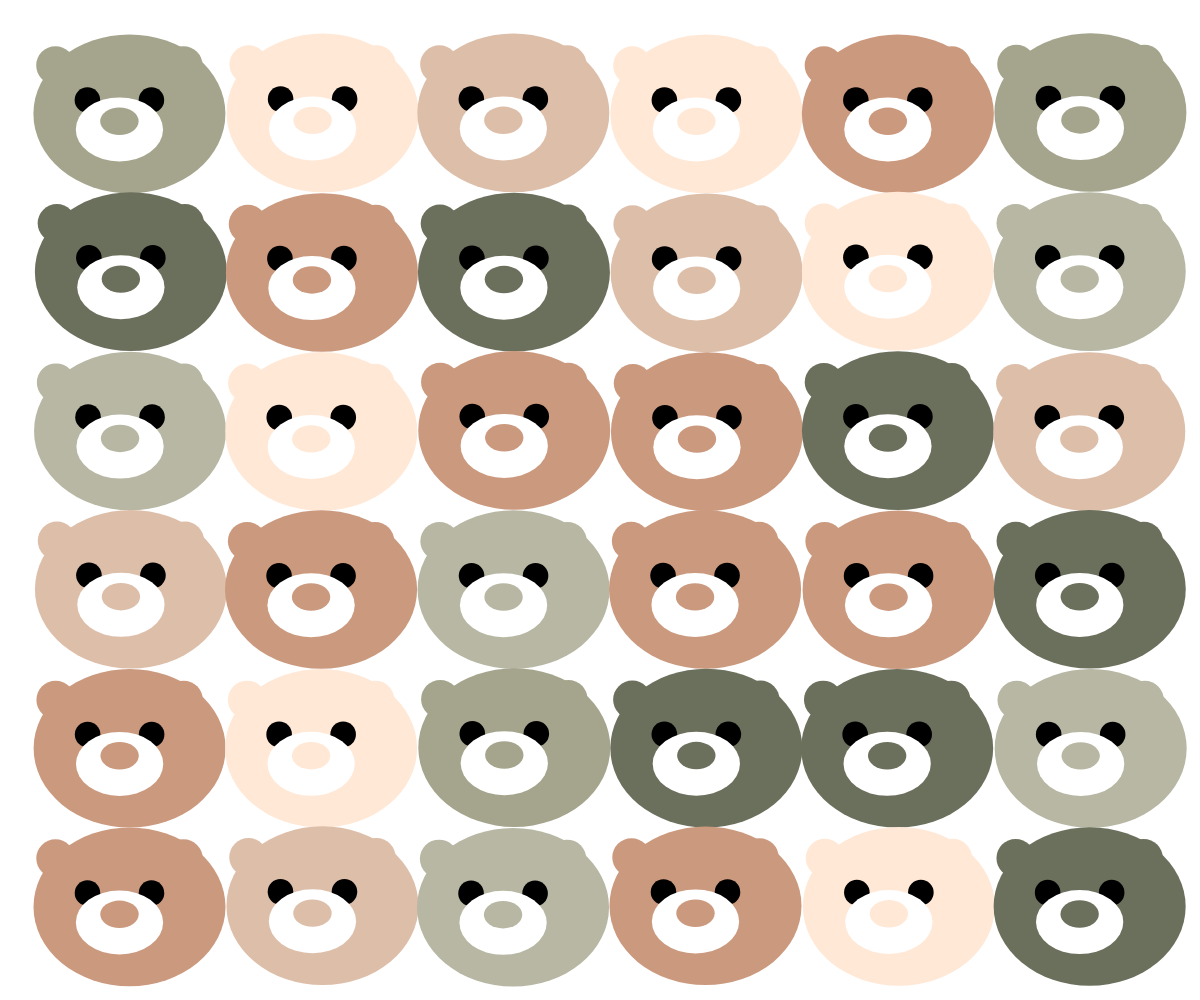
Frame 1 (no input)
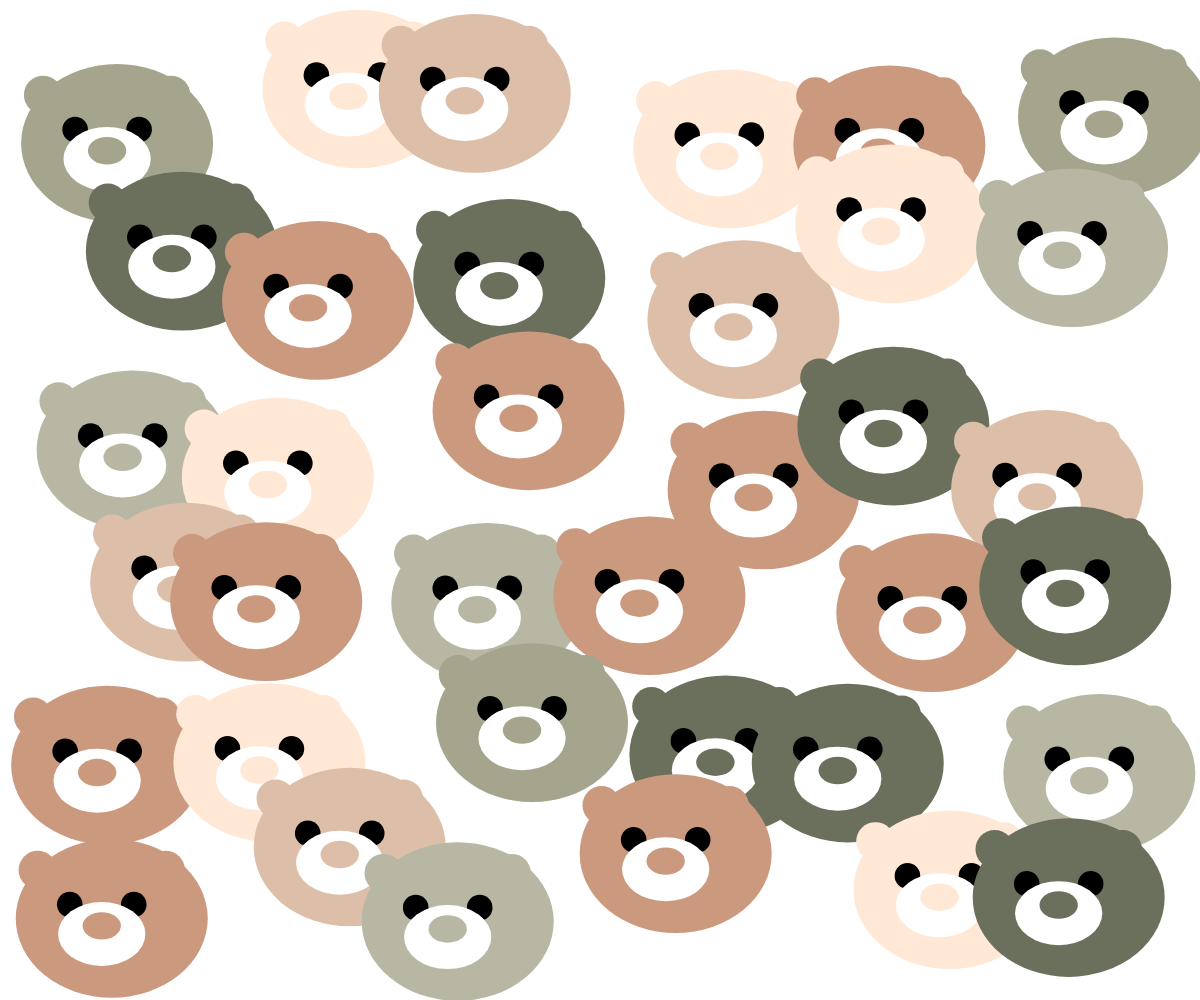
Frame 60 (no input)
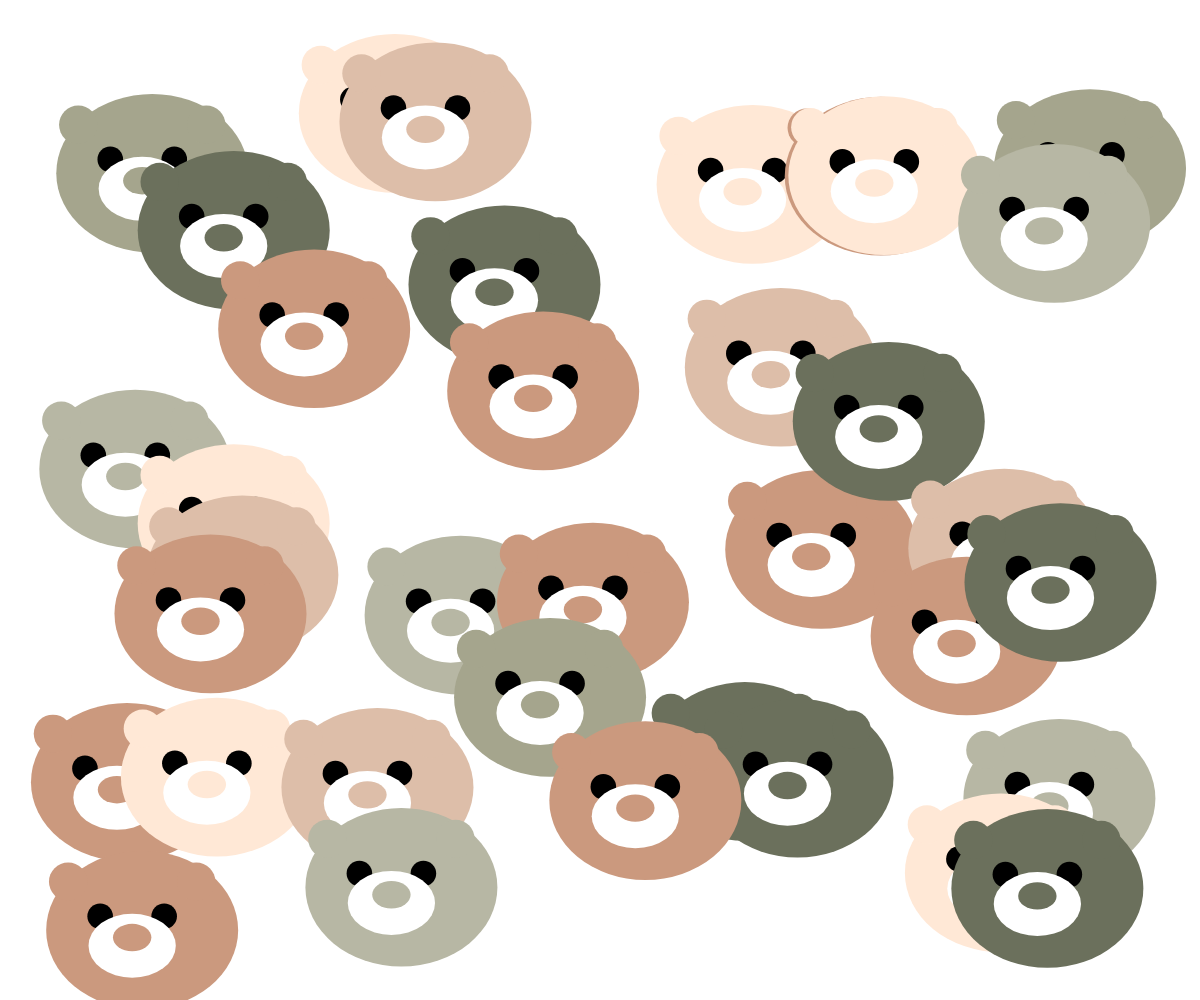
Frame 120 (the mouse pressed at the canvas centre since frame 60)

The p5.js sketch that drew these frames (run headless with seeded random() and noise() and a simulated clock; from frame 60 on, the mouse is pressed at the canvas centre):

// p5.js sketch
// ── sketch.js
let bg = ["ffe8d6"];
let p = ["#cb997e","#ddbea9","#ffe8d6","#b7b7a4","#a5a58d","#6b705c"];

class GridObject {
  constructor(x, y, w, h, c) {
    this.x = x;
    this.y = y;
    this.w = w;
    this.h = h;
    this.color = c;
    this.speedX = random(-1, 1); 
    this.speedY = random(-1, 1); // 隨機初始垂直速度
  }

  move() {
    this.x += this.speedX;
    this.y += this.speedY;

    // 反彈至畫布邊緣
    if (this.x <= 0 || this.x + this.w >= width) {
      this.speedX *= -1;
    }
    if (this.y <= 0 || this.y + this.h >= height) {
      this.speedY *= -1;
    }
  }

  display() {
    push();
    translate(this.x + this.w / 2, this.y + this.h / 2);

    noStroke();
    fill(this.color);
    rectMode(CENTER);
    ellipse(10, 10, this.w, this.h, this.w / 20, this.w / 200, 100, 100);

    fill("#000000");
    circle(-this.w / 6, -this.w / 50, this.w / 7.5);
    circle(this.w / 6, -this.w / 50, this.w / 7.5);

    fill(bg);
    ellipse(0, this.w / 7.5, this.w / 2.2, this.w / 3);

    fill(this.color);
    ellipse(0, this.w / 11, this.w / 5, this.w / 7);

    fill(this.color);
    circle(-this.w / 3, -this.w / 5, this.w / 5);
    circle(this.w / 3, -this.w / 5, this.w / 5);

    pop();
  }
}

let gridObjects = [];

function setup() {
  createCanvas(windowWidth, windowHeight);
  angleMode(DEGREES);
  background(bg);

  let cells = 6;
  let offset = width / 50;
  let margin = 0;
  let w = (width - offset * 2 - margin * (cells - 1)) / cells;
  let h = (height - offset * 2 - margin * (cells - 1)) / cells;

  for (let j = 0; j < cells; j++) {
    for (let i = 0; i < cells; i++) {
      let x = offset + i * (w + margin);
      let y = offset + j * (h + margin);
      let c = random(p);
      let obj = new GridObject(x, y, w, h, c);
      gridObjects.push(obj);
    }
  }
}

function draw() {
  background(bg);

  for (let obj of gridObjects) {
    obj.move();
    obj.display();
  }
}
